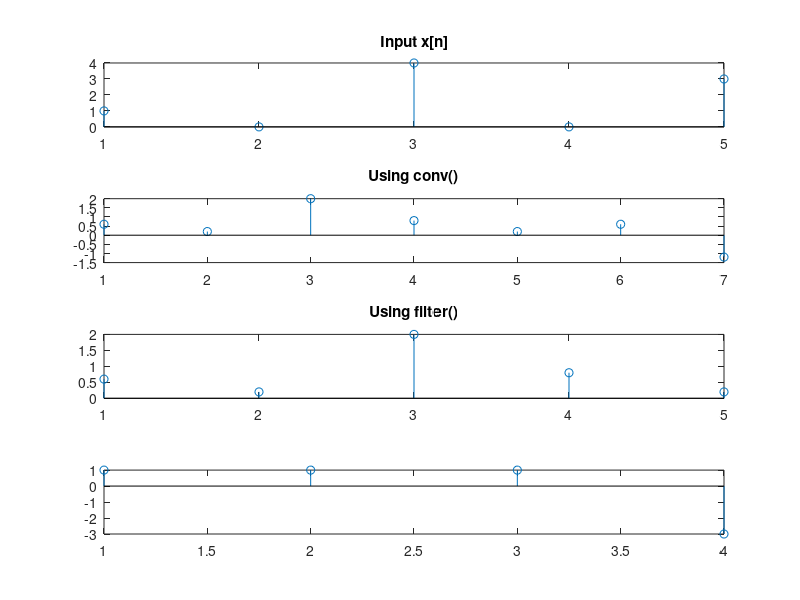

This figure's MATLAB source:
%BANDARA H.G.T.D. 2022e048
%Part 03

x = [1 0 4 0 3];              % Input
h = [0.6 0.2 -0.4];           % Impulse response

% 1. Using convolution
y_conv = conv(x, h);

% 2. Using filter
b = h;                        % Numerator coefficients
a = 1;                        % Denominator (FIR)
y_filter = filter(b, a, x);

% 3. Using initial condition
zi = [1 2];                   % Initial condition (for longer systems)
[y_ic, zf] = filter(b, a, x, zi);

% 4. Plot all
subplot(4,1,1); stem(x); title('Input x[n]');
subplot(4,1,2); stem(y_conv); title('Using conv()');
subplot(4,1,3); stem(y_filter); title('Using filter()');
subplot(4,1,4); stem(y_ic); title('Using filter() with initial condition');


% 7. manual convolution
x = [1 2 3];
h = [1 -1];
N = length(x) + length(h) - 1;
y = zeros(1, N);

for n = 1:N
    for k = 1:length(x)
        if n-k+1 > 0 && n-k+1 <= length(h)
            y(n) = y(n) + x(k)*h(n-k+1);
        end
    end
end
stem(y);
